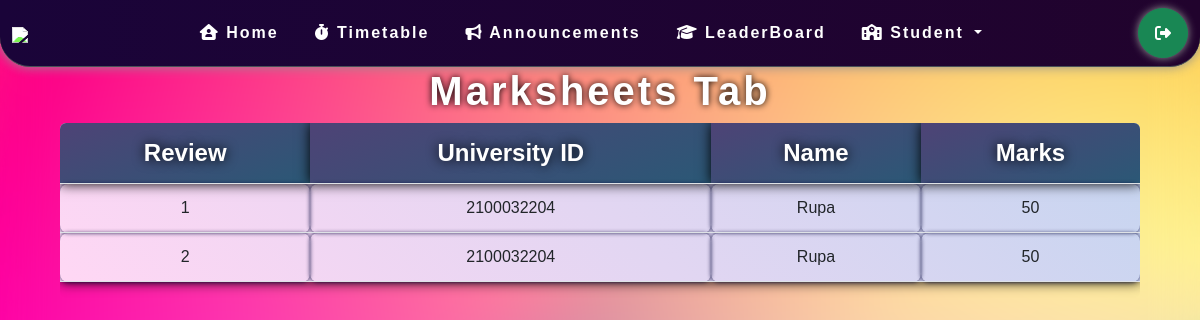
Before: /marksheets (signed in) with the older database file.
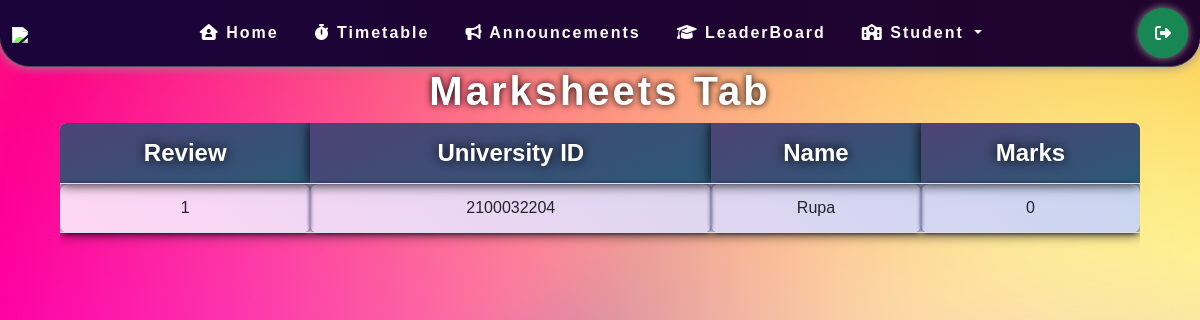
After: the same page with the newer database file.
### Website/models.py (models this page shows, shortened)
class Review(models.Model):
    room=models.ForeignKey(Room,on_delete=models.CASCADE,default=None)
    review_no=models.IntegerField(default=0)
    session = models.ForeignKey(Session,on_delete=models.CASCADE)
    review_marks = models.IntegerField(default=0)
    student = models.ForeignKey(Student,on_delete=models.CASCADE)

class Student(models.Model):
    user=models.ForeignKey(User, on_delete=models.CASCADE)
    id=models.BigIntegerField(primary_key=True)
    name=models.CharField(max_length=20,default=id)
    room=models.ForeignKey(Room,on_delete=models.CASCADE)
    team = models.ForeignKey(Team,on_delete=models.CASCADE)

### Website/views.py (the view)
# urls.py: path('marksheets', views.marksheets, name='marksheets'),
def marksheets(request):
    if request.user.is_authenticated:
        a=Student.objects.filter(user=User.objects.get(username=request.user))
        x=0
        for i in a:
            x=i
            break
        print(x.name)
        context={}
        context['student']=x
        context['marks']=Review.objects.filter(student=x).order_by('review_no')
        return render(request, 'components/marksheets.html',context)
    else:
        messages.warning(request,"login first to see the marksheets")
        return redirect('login')

### Website/templates/components/marksheets.html
{% extends 'base.html' %} {% block title %} Marksheet {% endblock title %}
{% block body %}
<div class="marksheets">
  <h1>Marksheets tab</h1>
  <div class="table-responsive card">
    {% if user.is_authenticated %}
    <table class="table">
      <thead>
        <tr>
          <th scope="col">Review</th>
          <th scope="col">University ID</th>
          <th scope="col">Name</th>
          <th scope="col">Marks</th>
        </tr>
      </thead>
      <tbody>
        {% for i in marks %}
        <tr>
        <td>{{i.review_no}}</td>
        <td>{{student.id}}</td>
        <td>{{student.name}}</td>
        <td>{{i.review_marks}}</td>
      </tr>
        {% endfor %}
      </tbody>
    </table>
    {% endif %}
  </div>
</div>
{% endblock body %}

### Website/templates/base.html (shortened to what this page needs)
{% load static %}
<!DOCTYPE html>
<html lang="en">
  <head>
    <link
      href="https://cdn.jsdelivr.net/npm/bootstrap@5.3.0/dist/css/bootstrap.min.css"
      rel="stylesheet"
    />
    <link rel="stylesheet" href="https://cdnjs.cloudflare.com/ajax/libs/normalize/5.0.0/normalize.min.css">
    <link rel="stylesheet" href="{% static 'stylesheets/base.css' %}" />
    <link rel="stylesheet" href="{% static 'stylesheets/home.css' %}" />
    <link rel="stylesheet" href="{% static 'stylesheets/announcement.css' %}" />
    <link rel="stylesheet" href="{% static 'stylesheets/faculty.css' %}" />
    <link rel="stylesheet" href="{% static 'stylesheets/footer.css' %}" />
    <link rel="stylesheet" href="{% static 'stylesheets/review.css' %}" />
    <link rel="stylesheet" href="{% static 'stylesheets/marksheets.css' %}" />
    <link rel="stylesheet" href="{% static 'stylesheets/backgroundani.css' %}" />
    <link rel="stylesheet" href="{% static 'stylesheets/timetable.css' %}" />
  </head>
  <body>
    <nav
      class="navbar navbar-expand-lg bg-dark border-bottom border-bottom-dark"
      data-bs-theme="dark"
    >
      <div class="container-fluid">
        <a class="navbar-brand" href="/"
          ><img src="https://th.bing.com/th/id/R.5d6247728e7db4cc6c5aed648b0dc5dd?rik=opp5xkzx56h%2b2A&riu=http%3a%2f%2funiversityinnovation.org%2fimages%2f5%2f5d%2fKLLogo.png&ehk=yMZ15VkUNdltfWMsgZMA%2b0HPKqdm0m9xB5oCEtiUyAo%3d&risl=&pid=ImgRaw&r=0" width="120"
        /></a>
        <div class="collapse navbar-collapse" id="navbarSupportedContent">
          <ul class="navbar-nav me-auto mb-1 mb-lg-0">
            <li class="nav-item">
              <a class="nav-link" aria-current="page" href={% url 'home' %}><i class="fa-solid fa-house-user" style="color: #ffffff"></i> Home</a>
            </li>
            <li class="nav-item">
              <a class="nav-link" aria-current="page" href={% url 'timetable' %}><i class="fa-solid fa-stopwatch" style="color: #ffffff"></i> Timetable</a>
            </li>
            <li class="nav-item">
              <a class="nav-link" aria-current="page" href={% url 'announcements' %}><i class="fa-solid fa-bullhorn" style="color: #ffffff"></i> Announcements</a>
            </li>
            <li class="nav-item">
              <a class="nav-link" aria-current="page" href={% url 'leaderboard' %}><i class="fa-solid fa-graduation-cap fa-bounce" style="color: #ffffff;"></i> LeaderBoard</a>
            </li>
            {% if user.is_authenticated  and  not user.is_staff %}
            <li class="nav-item dropdown">
              <a
                class="nav-link dropdown-toggle"
                href="#"
                role="button"
                data-bs-toggle="dropdown"
                aria-expanded="false"
              >
              <i class="fa-solid fa-school" style="color: #ffffff;"></i> Student
              </a>
            </li>
            {% endif %}
          </ul>
          <a
          href="#"
          class="homenavlink"
          data-bs-toggle="modal"
          data-bs-target="#loginModal"
        >
        {% if user.is_authenticated %}
          <a href="/logout" title="Logout">
            <button class="d-flex btn btn-success"><i class="fa-solid fa-right-from-bracket" style="color: #ffffff;"></i></button>
          </a>
        {% else %}
          <button class="d-flex btn btn-danger"><i class="fa-solid fa-lock fa-flip"></i></button>
        {% endif %}
        </a>
        </div>
      </div>
    </nav>
    <div class="comp">{% block body %} {% endblock body %}</div>
    <div class="bgcontainer">
    </div>
  </body>
</html>

### static/stylesheets/base.css (style rules this page uses)
* { box-sizing: border-box; padding: 0; margin: 0; }
body { font-family: "Poppins", sans-serif; background: url(/static/images/bg.jpg) center center fixed; background-repeat: no-repeat; background-size: cover; user-select: none; margin-bottom: 50px; -ms-overflow-style: none; scrollbar-width: none; }
.navbar { z-index: 999; border-bottom: 2px solid rgb(120, 120, 120); box-shadow: 0 0 12px rgb(144, 144, 144); min-width: 100%; }
.navbar-dark, .navbar[data-bs-theme="dark"] { border-radius: 0 0 30px 30px; }
.navbar-brand img { filter: brightness(1.4); }
.nav-link { font-weight: bolder; color: rgb(255, 255, 255); margin: 0; padding: 0; font-size: 16px; letter-spacing: 2px; }
.navbar ul { margin-left: auto; margin-right: 0; }
.navbar li { margin: 10px; }
.navbar button { margin: 0; margin-right: 5%; padding: 16px; border-radius: 42px; box-shadow: 0 0 8px rgb(150, 150, 150); }
.bg-dark { background-color: transparent; background-image: linear-gradient(to right, #1a0439 0%, rgb(33, 3, 45) 100%); }
input, button { font-size: 1rem; }
input, button { border: none; outline: none; }
a { text-decoration: none; }
img { max-width: 100%; height: auto; }

### static/stylesheets/home.css (style rules this page uses)
* { box-sizing: border-box; padding: 0; margin: 0; }

### static/stylesheets/marksheets.css (style rules this page uses)
.marksheets { text-align: center; justify-content: center; max-width: 90%; color: white; margin: auto; animation: floaterxr 1s; }
.marksheets h1 { font-weight: 800; letter-spacing: 3px; text-transform: capitalize; text-shadow: 0 0 7px black; }
.card { background-color: transparent; border: none; }
.marksheets table { box-shadow: 0 0 12px rgb(10, 10, 10); background-image: linear-gradient(45deg, #ffd7f4 0%, #c5d5f0 100%); }
.table > :not(caption) > * > * { background-color: transparent; }
.table td { text-align: center; border-radius: 8px; padding: 12px; box-shadow: 0 0 4px #000437cf; }
.table tr { color: aliceblue; }
.table th { color: rgb(255, 255, 255); font-size: 24px; text-decoration: none; text-shadow: 0 0 12px black; background-image: linear-gradient(-20deg, #2b5876 0%, #4e4376 100%); box-shadow: 0 0 12px black; padding: 12px; background-blend-mode: multiply; }

Changed rows visible on the page:
removed Review: review_no "1", {{ student.id }} "2100032204", {{ student.name }} "Rupa", review_marks "50"
removed Review: review_no "2", {{ student.id }} "2100032204", {{ student.name }} "Rupa", review_marks "50"
added Review: review_no "1", {{ student.id }} "2100032204", {{ student.name }} "Rupa", review_marks "0"
